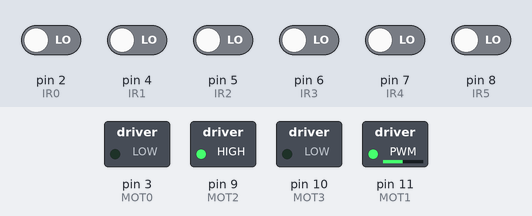
Recording of a sketch running on a simulated Arduino Uno, built with avr-gcc and run on an emulated ATmega328P. On the bench: switched loads named in the sketch (green lamp = pin HIGH). The inputs (shaded band) are chosen by the test bench; at power-on: pin 2 (IR0), pin 4 (IR1), pin 5 (IR2), pin 6 (IR3), pin 7 (IR4), pin 8 (IR5) LOW.

Above: at 1.2 s.
1.3 s: pin 2 (IR0) driven HIGH
At 2.5 s:
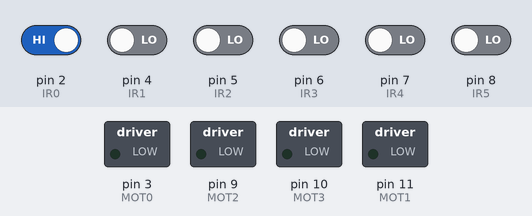
2.8 s: pin 4 (IR1) driven HIGH
At 3.7 s:
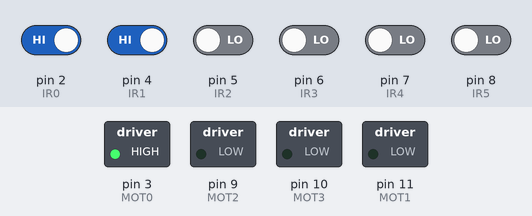
4.3 s: pin 4 (IR1) driven LOW
At 4.9 s:
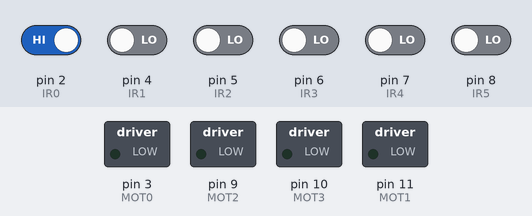
5.8 s: pin 2 (IR0) driven LOW
At 7.2 s:
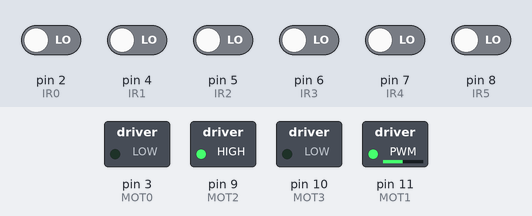
Timing chart, 0 to 8.3 s (numbered marks = the images above; inputs shaded):
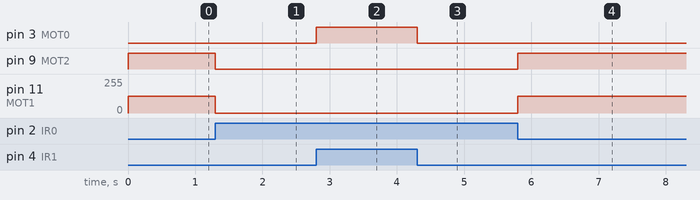

Measured:
- after the input at 1.3 s, pin 9 (MOT2): HIGH → LOW at once; pin 11 (MOT1): 125/255 → 0/255 at once
- after the input at 2.8 s, pin 3 (MOT0): LOW → HIGH at once
- after the input at 4.3 s, pin 3 (MOT0): HIGH → LOW at once
- after the input at 5.8 s, pin 9 (MOT2): LOW → HIGH at once; pin 11 (MOT1): 0/255 → 125/255 at once

The sketch:

line_follower_code_1.0.ino
```cpp
const int IR0 = 2;

const int IR1 = 4;

const int IR2 = 5;

const int IR3 = 6;

const int IR4 = 7;

const int IR5 = 8;


//Motor control pins-

//left motor- MOT0 & MOT1

//right motor- MOT2 & MOT3

const int MOT0 = 3;

const int MOT1 = 11;

const int MOT2 = 9;

const int MOT3 = 10;


void setup() {

      pinMode(MOT0,OUTPUT);

      pinMode(MOT1,OUTPUT);

      pinMode(MOT2,OUTPUT);

      pinMode(MOT3,OUTPUT);

      pinMode(IR0,INPUT);

      pinMode(IR1,INPUT);

      pinMode(IR2,INPUT);

      pinMode(IR3,INPUT);

      pinMode(IR4,INPUT);

      pinMode(IR5,INPUT);
      // initialize the serial communications:

      Serial.begin(112500);

}
void loop() {

      int S2 = digitalRead(IR0);

      int S3 = digitalRead(IR1);

      int S4 = digitalRead(IR2);

      int S5 = digitalRead(IR3);

      int S6 = digitalRead(IR4);

      int S7 = digitalRead(IR5);

      // print the sensor values:

      if (S2==1 && S3==1 && S4==0 && S5==0 && S6==1 && S7==1) {

            //follower moving towads right, stop left motor

            //digitalWrite(MOT0,LOW);

            digitalWrite(MOT0,HIGH);

            digitalWrite(MOT1,LOW);

            digitalWrite(MOT2,HIGH);

            digitalWrite(MOT3,LOW);
      }
       else if (S2==1 && S3==1 && (S4==0 || S5==0) && S6==1 && S7==1) {

            //follower moving towads right, stop left motor

            //digitalWrite(MOT0,LOW);

            digitalWrite(MOT0,HIGH);

            digitalWrite(MOT1,LOW);

            digitalWrite(MOT2,HIGH);

            digitalWrite(MOT3,LOW);
      }
      else if ((S2==0 || S3==0) && S4==0 && S5==0 && S6==1 && S7==1) {

            //follower moving towads right, stop left motor

            //digitalWrite(MOT0,LOW);

            digitalWrite(MOT0,LOW);

            analogWrite(MOT1,125);

            analogWrite(MOT2,125);

            digitalWrite(MOT3,LOW);
      }
      else if ((S2==0 || S3==0) && S4==0 && S5==1 && S6==1 && S7==1) {

            //follower moving towads right, stop left motor

            //digitalWrite(MOT0,LOW);

            digitalWrite(MOT0,LOW);

            digitalWrite(MOT1,LOW);

            digitalWrite(MOT2,HIGH);

            digitalWrite(MOT3,LOW);
      }
        else if (S2==1 && S3==1 && S4==0 && S5==0 && (S6==0 || S7==0)) {

            //follower moving towads left, stop right motor

            digitalWrite(MOT0,HIGH);

            digitalWrite(MOT1,LOW);

            digitalWrite(MOT2,LOW);

            //digitalWrite(MOT3,LOW);

            digitalWrite(MOT3,LOW);

      }
            else if (S2==0 && S3==0 && S4==0 && S5==0 && S6==0 && S7==0) {

            //stop

            digitalWrite(MOT0,LOW);

            analogWrite(MOT1,125);

            digitalWrite(MOT2,HIGH);

            digitalWrite(MOT3,LOW);

      }
       else if (S2==1 && S3==1 && S4==1 && S5==1 && S6==1 && S7==1) {

            //stop

            digitalWrite(MOT0,LOW);

            analogWrite(MOT1,125);

            digitalWrite(MOT2,HIGH);

            digitalWrite(MOT3,LOW);

      }
       else {

            //stop follower

            digitalWrite(MOT0,LOW);

            digitalWrite(MOT1,LOW);

            digitalWrite(MOT2,LOW);

            digitalWrite(MOT3,LOW);

      }
      }
```
